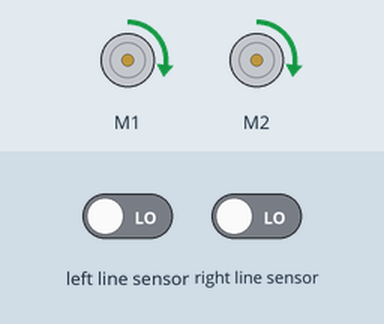
The program below on a simulated BBC micro:bit (MakeCode). On the bench: 2 × DC motor (green arrow = forward, orange = backward, longer = faster). Inputs (shaded band) come from the test bench; at power-on: left line sensor LOW, right line sensor LOW.

Above: at 1.2 s.
1.3 s: left line sensor driven HIGH
At 2.4 s:
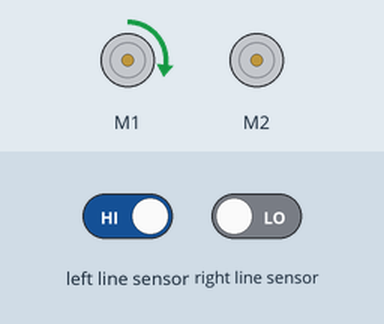
2.8 s: left line sensor driven LOW
At 3.7 s:
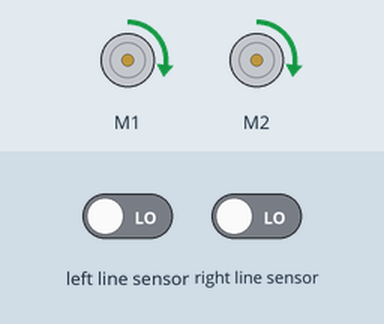
4.3 s: right line sensor driven HIGH
At 4.6 s:
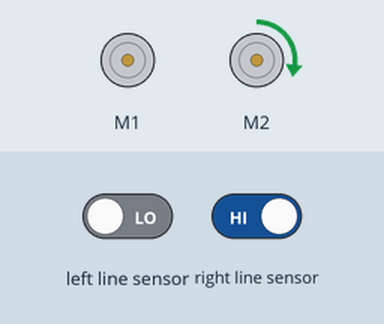
5.8 s: right line sensor driven LOW
At 7.0 s:
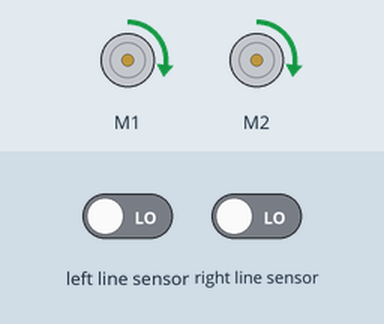
Timing chart, 0 to 8.3 s (numbered marks = the images above; inputs shaded):
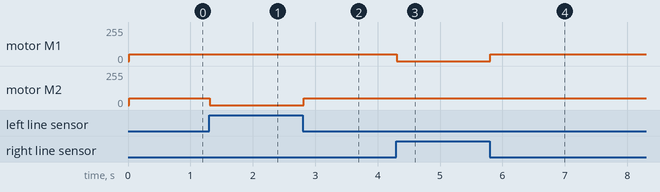

Measured:
- after the input at 1.3 s, motor M2: forward 50/255 → stopped at once
- after the input at 2.8 s, motor M2: stopped → forward 50/255 at once
- after the input at 4.3 s, motor M1: forward 50/255 → stopped at once
- after the input at 5.8 s, motor M1: stopped → forward 50/255 at once

The program:

main.ts
```typescript
let velocidad = 0
basic.forever(function () {
    velocidad = 50
})
basic.forever(function () {
    if (maqueen.readPatrol(maqueen.Patrol.PatrolLeft) == 0 && maqueen.readPatrol(maqueen.Patrol.PatrolRight) == 0) {
        maqueen.motorRun(maqueen.Motors.All, maqueen.Dir.CW, velocidad)
    } else {
        if (maqueen.readPatrol(maqueen.Patrol.PatrolLeft) == 0 && maqueen.readPatrol(maqueen.Patrol.PatrolRight) == 1) {
            maqueen.motorRun(maqueen.Motors.M1, maqueen.Dir.CW, 0)
            maqueen.motorRun(maqueen.Motors.M2, maqueen.Dir.CW, velocidad)
            if (maqueen.readPatrol(maqueen.Patrol.PatrolLeft) == 1 && maqueen.readPatrol(maqueen.Patrol.PatrolRight) == 1) {
                maqueen.motorRun(maqueen.Motors.M1, maqueen.Dir.CW, 0)
                maqueen.motorRun(maqueen.Motors.M2, maqueen.Dir.CW, velocidad)
            }
        } else {
            if (maqueen.readPatrol(maqueen.Patrol.PatrolLeft) == 1 && maqueen.readPatrol(maqueen.Patrol.PatrolRight) == 0) {
                maqueen.motorRun(maqueen.Motors.M1, maqueen.Dir.CW, velocidad)
                maqueen.motorRun(maqueen.Motors.M2, maqueen.Dir.CW, 0)
                if (maqueen.readPatrol(maqueen.Patrol.PatrolLeft) == 1 && maqueen.readPatrol(maqueen.Patrol.PatrolRight) == 1) {
                    maqueen.motorRun(maqueen.Motors.M1, maqueen.Dir.CW, velocidad)
                    maqueen.motorRun(maqueen.Motors.M2, maqueen.Dir.CW, 0)
                }
            }
        }
    }
})
```

test.ts
```typescript
// aquí va el archivo "tests"; esto no se compilará cuando este paquete se utilice como una extensión.
```
